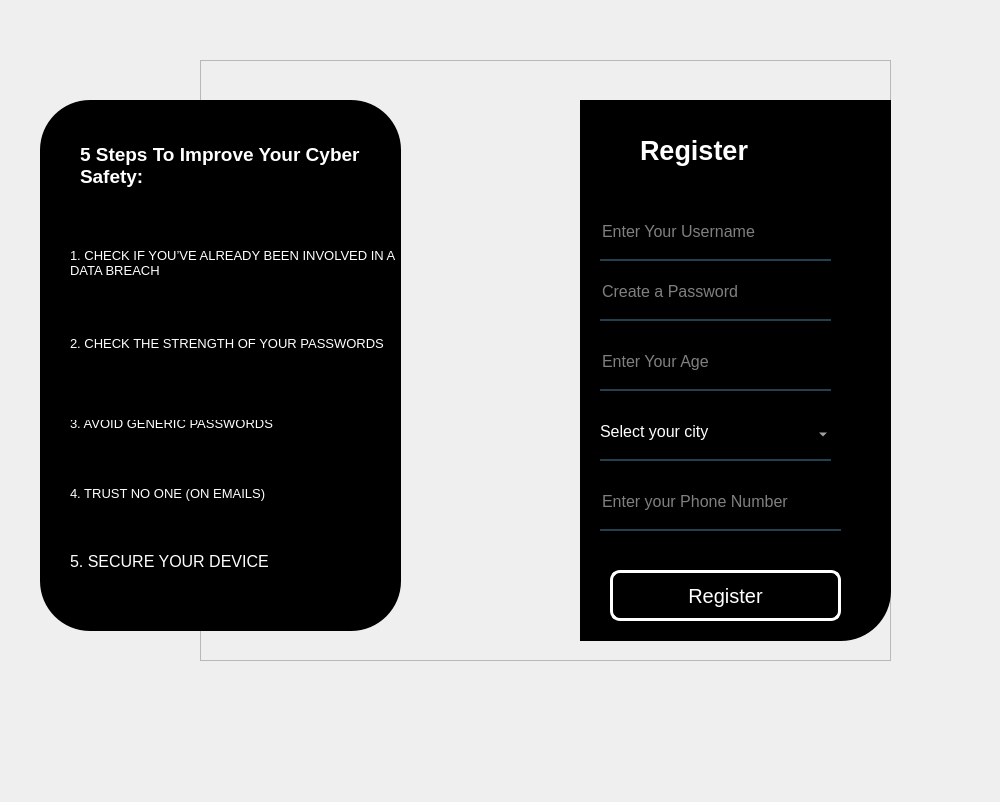
<?xml version="1.0" encoding="UTF-8"?>
<ui version="4.0">
 <class>Form</class>
 <widget class="QWidget" name="Form">
  <property name="geometry">
   <rect>
    <x>0</x>
    <y>0</y>
    <width>1000</width>
    <height>802</height>
   </rect>
  </property>
  <property name="windowTitle">
   <string>Form</string>
  </property>
  <property name="styleSheet">
   <string notr="true">QPushButton{
color:rgb(255, 255, 255);
border-radius:10px;
border:3px solid rgb(255, 255, 255);
}

QPushButton:pressed{
background-color:rgb(83, 83, 83);
color:rgb(0, 255, 0);	
border-radius:10px;
padding-left:5px;
padding-right:5px;
}
QLabel#i1{
background-color:rgb(83, 255, 163);
border-radius:50px;
}
</string>
  </property>
  <widget class="QLabel" name="label">
   <property name="geometry">
    <rect>
     <x>-20</x>
     <y>0</y>
     <width>1021</width>
     <height>811</height>
    </rect>
   </property>
   <property name="text">
    <string/>
   </property>
   <property name="pixmap">
    <pixmap>i4.jpg</pixmap>
   </property>
   <property name="scaledContents">
    <bool>true</bool>
   </property>
  </widget>
  <widget class="QFrame" name="frame">
   <property name="geometry">
    <rect>
     <x>200</x>
     <y>60</y>
     <width>691</width>
     <height>601</height>
    </rect>
   </property>
   <property name="autoFillBackground">
    <bool>false</bool>
   </property>
   <property name="styleSheet">
    <string notr="true"/>
   </property>
   <property name="frameShape">
    <enum>QFrame::StyledPanel</enum>
   </property>
   <property name="frameShadow">
    <enum>QFrame::Raised</enum>
   </property>
   <widget class="QLabel" name="label_3">
    <property name="geometry">
     <rect>
      <x>380</x>
      <y>40</y>
      <width>311</width>
      <height>541</height>
     </rect>
    </property>
    <property name="styleSheet">
     <string notr="true">border-bottom-right-radius:50px;
background-color:rgb(0, 0, 0);</string>
    </property>
    <property name="text">
     <string/>
    </property>
   </widget>
   <widget class="QLabel" name="label_4">
    <property name="geometry">
     <rect>
      <x>440</x>
      <y>70</y>
      <width>161</width>
      <height>41</height>
     </rect>
    </property>
    <property name="font">
     <font>
      <pointsize>20</pointsize>
      <weight>75</weight>
      <bold>true</bold>
     </font>
    </property>
    <property name="styleSheet">
     <string notr="true">color:rgb(255, 255, 255);</string>
    </property>
    <property name="text">
     <string>Register </string>
    </property>
   </widget>
   <widget class="QLineEdit" name="tb3">
    <property name="geometry">
     <rect>
      <x>400</x>
      <y>150</y>
      <width>231</width>
      <height>51</height>
     </rect>
    </property>
    <property name="font">
     <font>
      <pointsize>12</pointsize>
     </font>
    </property>
    <property name="styleSheet">
     <string notr="true">background-color:rgba(0,0,0,0);
border:none;
border-bottom:2px solid rgba(46,82,101,200);
color:rgb(255, 255, 255);
padding-bottom:7px;</string>
    </property>
    <property name="placeholderText">
     <string>Enter Your Username</string>
    </property>
   </widget>
   <widget class="QLineEdit" name="tb4">
    <property name="geometry">
     <rect>
      <x>400</x>
      <y>210</y>
      <width>231</width>
      <height>51</height>
     </rect>
    </property>
    <property name="font">
     <font>
      <pointsize>12</pointsize>
     </font>
    </property>
    <property name="styleSheet">
     <string notr="true">background-color:rgba(0,0,0,0);
border:none;
border-bottom:2px solid rgba(46,82,101,200);
color:rgb(255, 255, 255);
padding-bottom:7px;</string>
    </property>
    <property name="echoMode">
     <enum>QLineEdit::Password</enum>
    </property>
    <property name="placeholderText">
     <string>Create a Password</string>
    </property>
   </widget>
   <widget class="QPushButton" name="b4">
    <property name="geometry">
     <rect>
      <x>410</x>
      <y>510</y>
      <width>231</width>
      <height>51</height>
     </rect>
    </property>
    <property name="font">
     <font>
      <pointsize>15</pointsize>
     </font>
    </property>
    <property name="styleSheet">
     <string notr="true"/>
    </property>
    <property name="text">
     <string>Register</string>
    </property>
   </widget>
   <widget class="QLineEdit" name="tb5">
    <property name="geometry">
     <rect>
      <x>400</x>
      <y>280</y>
      <width>231</width>
      <height>51</height>
     </rect>
    </property>
    <property name="font">
     <font>
      <pointsize>12</pointsize>
     </font>
    </property>
    <property name="styleSheet">
     <string notr="true">background-color:rgba(0,0,0,0);
border:none;
border-bottom:2px solid rgba(46,82,101,200);
color:rgb(255, 255, 255);
padding-bottom:7px;</string>
    </property>
    <property name="text">
     <string/>
    </property>
    <property name="placeholderText">
     <string>Enter Your Age</string>
    </property>
   </widget>
   <widget class="QLineEdit" name="tb7">
    <property name="geometry">
     <rect>
      <x>400</x>
      <y>420</y>
      <width>241</width>
      <height>51</height>
     </rect>
    </property>
    <property name="font">
     <font>
      <pointsize>12</pointsize>
     </font>
    </property>
    <property name="styleSheet">
     <string notr="true">background-color:rgba(0,0,0,0);
border:none;
border-bottom:2px solid rgba(46,82,101,200);
color:rgb(255, 255, 255);
padding-bottom:7px;</string>
    </property>
    <property name="placeholderText">
     <string>Enter your Phone Number</string>
    </property>
   </widget>
   <widget class="QComboBox" name="tb6">
    <property name="geometry">
     <rect>
      <x>400</x>
      <y>350</y>
      <width>231</width>
      <height>51</height>
     </rect>
    </property>
    <property name="font">
     <font>
      <pointsize>12</pointsize>
     </font>
    </property>
    <property name="styleSheet">
     <string notr="true">border:none;
border-bottom:2px solid rgba(46,82,101,200);
padding-bottom:7px;
color:rgb(255, 255, 255);
background-color:rgb(0, 0, 0);</string>
    </property>
    <property name="placeholderText">
     <string>Select your city</string>
    </property>
    <property name="duplicatesEnabled">
     <bool>false</bool>
    </property>
    <item>
     <property name="text">
      <string>pune</string>
     </property>
    </item>
    <item>
     <property name="text">
      <string>mumbai</string>
     </property>
    </item>
    <item>
     <property name="text">
      <string>delhi</string>
     </property>
    </item>
    <item>
     <property name="text">
      <string>lucknow</string>
     </property>
    </item>
    <item>
     <property name="text">
      <string>jaipur</string>
     </property>
    </item>
    <item>
     <property name="text">
      <string>chennai</string>
     </property>
    </item>
   </widget>
  </widget>
  <widget class="QLabel" name="label_2">
   <property name="geometry">
    <rect>
     <x>40</x>
     <y>100</y>
     <width>361</width>
     <height>531</height>
    </rect>
   </property>
   <property name="styleSheet">
    <string notr="true">background-color:rgb(0, 0, 0);
border-radius:50px;
color:rgb(255, 255, 255);</string>
   </property>
   <property name="text">
    <string/>
   </property>
  </widget>
  <widget class="QLabel" name="label_5">
   <property name="geometry">
    <rect>
     <x>80</x>
     <y>120</y>
     <width>311</width>
     <height>91</height>
    </rect>
   </property>
   <property name="font">
    <font>
     <pointsize>14</pointsize>
     <weight>75</weight>
     <bold>true</bold>
    </font>
   </property>
   <property name="styleSheet">
    <string notr="true">border-radius:50px;
color:rgb(255, 255, 255);</string>
   </property>
   <property name="text">
    <string>5 Steps To Improve Your Cyber Safety:</string>
   </property>
   <property name="wordWrap">
    <bool>true</bool>
   </property>
  </widget>
  <widget class="QLabel" name="label_6">
   <property name="geometry">
    <rect>
     <x>70</x>
     <y>250</y>
     <width>341</width>
     <height>41</height>
    </rect>
   </property>
   <property name="font">
    <font>
     <pointsize>10</pointsize>
     <weight>50</weight>
     <bold>false</bold>
    </font>
   </property>
   <property name="styleSheet">
    <string notr="true">color:rgb(255, 255, 255)</string>
   </property>
   <property name="text">
    <string>1. CHECK IF YOU’VE ALREADY BEEN INVOLVED IN A DATA BREACH
</string>
   </property>
   <property name="wordWrap">
    <bool>true</bool>
   </property>
  </widget>
  <widget class="QLabel" name="label_7">
   <property name="geometry">
    <rect>
     <x>70</x>
     <y>330</y>
     <width>341</width>
     <height>41</height>
    </rect>
   </property>
   <property name="font">
    <font>
     <pointsize>10</pointsize>
     <weight>50</weight>
     <bold>false</bold>
    </font>
   </property>
   <property name="styleSheet">
    <string notr="true">color:rgb(255, 255, 255);</string>
   </property>
   <property name="text">
    <string>2. CHECK THE STRENGTH OF YOUR PASSWORDS
</string>
   </property>
   <property name="wordWrap">
    <bool>true</bool>
   </property>
  </widget>
  <widget class="QLabel" name="label_8">
   <property name="geometry">
    <rect>
     <x>70</x>
     <y>420</y>
     <width>271</width>
     <height>21</height>
    </rect>
   </property>
   <property name="font">
    <font>
     <pointsize>10</pointsize>
     <weight>50</weight>
     <bold>false</bold>
    </font>
   </property>
   <property name="styleSheet">
    <string notr="true">color:rgb(255, 255, 255);</string>
   </property>
   <property name="text">
    <string>3. AVOID GENERIC PASSWORDS
</string>
   </property>
  </widget>
  <widget class="QLabel" name="label_9">
   <property name="geometry">
    <rect>
     <x>70</x>
     <y>480</y>
     <width>241</width>
     <height>41</height>
    </rect>
   </property>
   <property name="font">
    <font>
     <pointsize>10</pointsize>
     <weight>50</weight>
     <bold>false</bold>
    </font>
   </property>
   <property name="styleSheet">
    <string notr="true">color:rgb(255, 255, 255);</string>
   </property>
   <property name="text">
    <string>4. TRUST NO ONE (ON EMAILS)
</string>
   </property>
  </widget>
  <widget class="QLabel" name="label_10">
   <property name="geometry">
    <rect>
     <x>70</x>
     <y>550</y>
     <width>261</width>
     <height>41</height>
    </rect>
   </property>
   <property name="font">
    <font>
     <pointsize>12</pointsize>
     <weight>50</weight>
     <bold>false</bold>
    </font>
   </property>
   <property name="styleSheet">
    <string notr="true">color:rgb(255, 255, 255);</string>
   </property>
   <property name="text">
    <string>5. SECURE YOUR DEVICE
</string>
   </property>
  </widget>
 </widget>
 <resources/>
 <connections/>
</ui>
